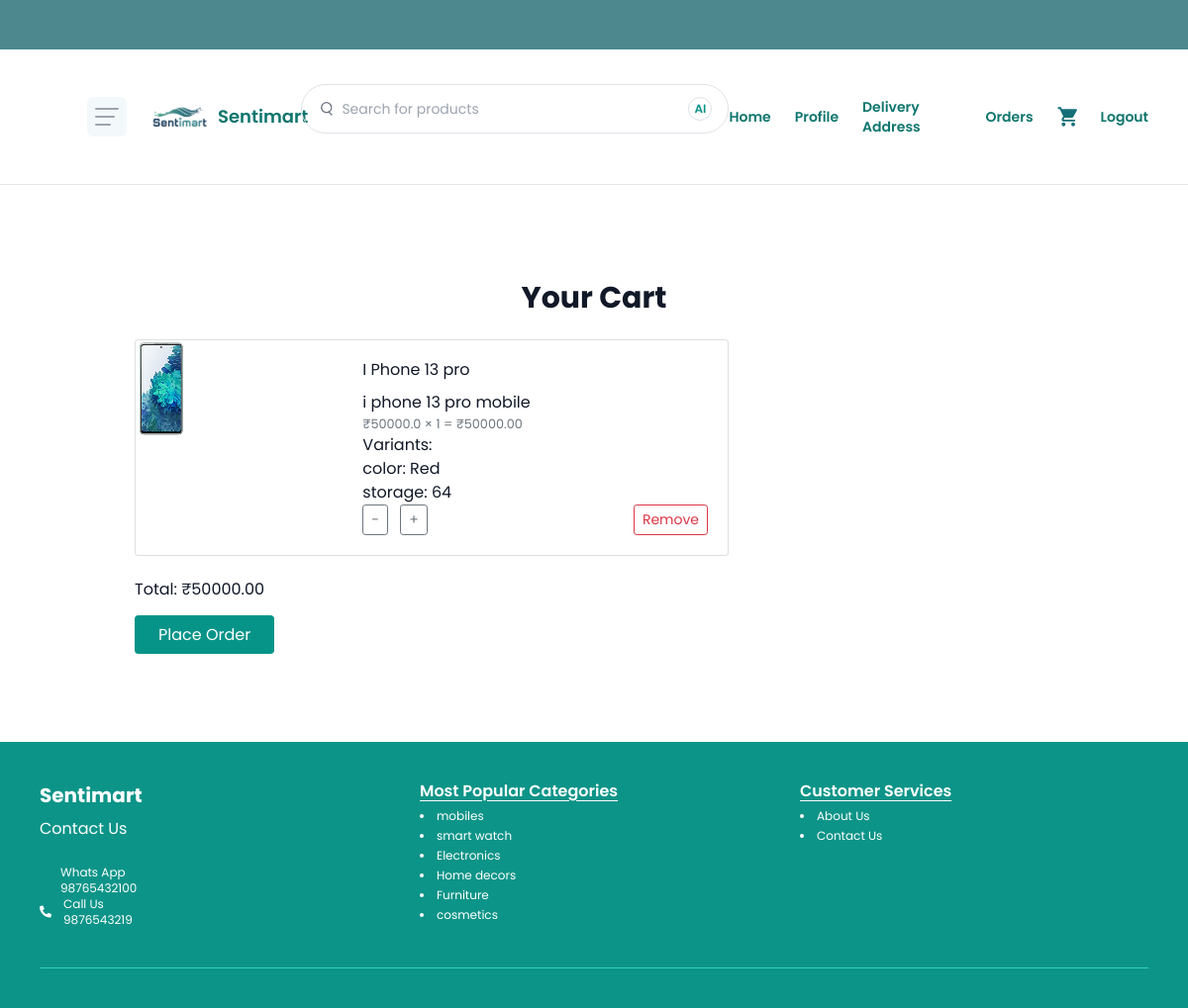
/buyer/cart/ (signed in), run on an earlier commit of the app's database.
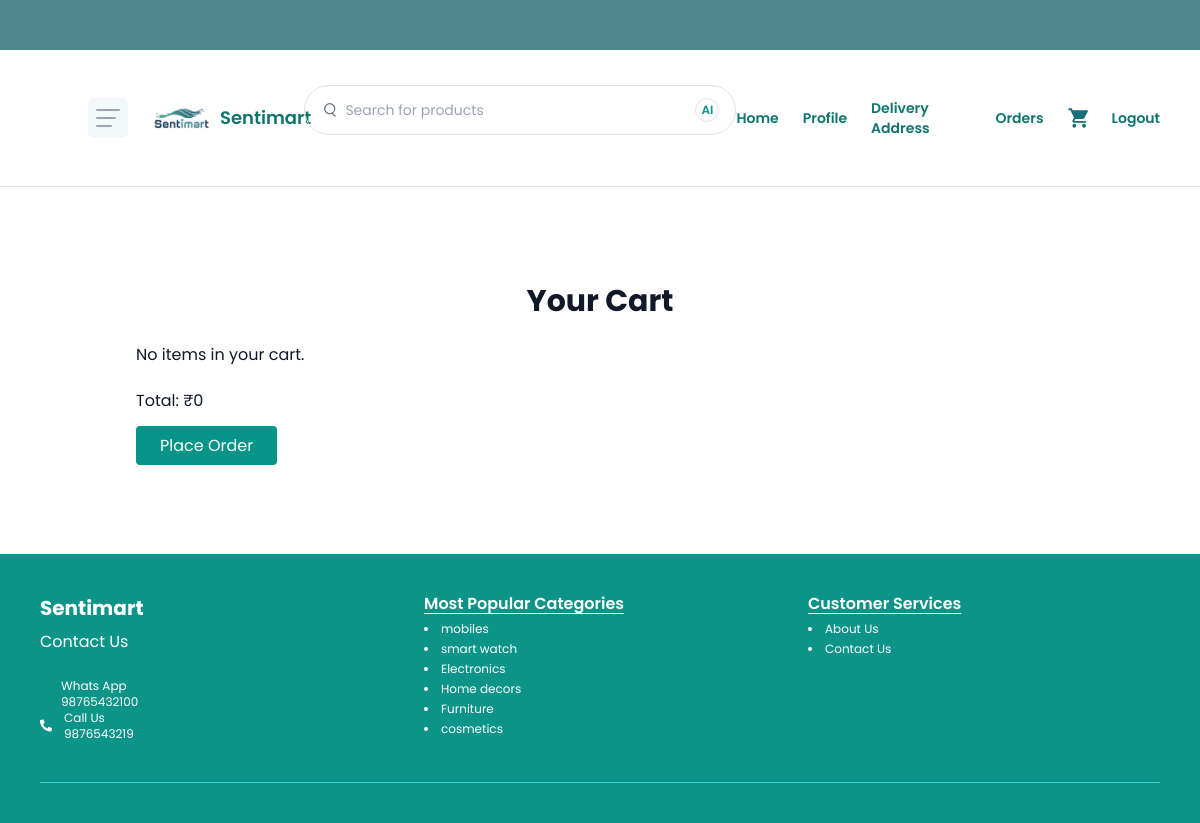
And on a later commit of the database.
### products/models.py (models this page shows, shortened)
class CartItem(models.Model):
    user = models.ForeignKey(settings.AUTH_USER_MODEL, on_delete=models.CASCADE)
    product = models.ForeignKey(Product, on_delete=models.CASCADE)
    variant = models.ForeignKey(ProductVariant, on_delete=models.CASCADE, null=True, blank=True)
    quantity = models.PositiveIntegerField(default=1)
    added_at = models.DateTimeField(auto_now_add=True)
    def total_price(self):
        return self.product.final_price() * self.quantity

class Product(models.Model):
    seller = models.ForeignKey(settings.AUTH_USER_MODEL, on_delete=models.CASCADE)
    category = models.ForeignKey(Category, on_delete=models.SET_NULL, related_name='products', null=True)
    sub_category = models.CharField(max_length=100)
    name = models.CharField(max_length=200)
    description = models.TextField()
    image = models.ImageField(upload_to='products/')
    brand_name = models.CharField(max_length=100)
    model_number = models.CharField(max_length=100)
    base_price = models.DecimalField(max_digits=10, decimal_places=2)
    discount = models.DecimalField(max_digits=10, decimal_places=2)
    stock = models.PositiveIntegerField(default=0)
    def final_price(self):
        return self.base_price - self.discount

class ProductAttributeValue(models.Model):
    attribute = models.ForeignKey(ProductAttribute, on_delete=models.CASCADE)
    value = models.CharField(max_length=100)
    def __str__(self):
        return f"{self.attribute.name}: {self.value}"

class ProductAttribute(models.Model):
    name = models.CharField(max_length=50)

### buyer/views.py (the view)
# urls.py: path('cart/', views.cart_view, name='cart'),
@login_required
@never_cache
def cart_view(request):
    cart_items = CartItem.objects.filter(user=request.user)
    total = sum(item.total_price() for item in cart_items)
    return render(request, 'buyer/cart.html', {'cart_items': cart_items, 'total': total})

### buyer/templatetags/custom_filters.py (called while the page is built)
@register.filter
def sub(value, arg):
    try:
        return float(value) - float(arg)
    except (ValueError, TypeError):
        return ''

### buyer/templates/buyer/cart.html (shortened to what this page needs)
{% extends './buyer_base.html' %}
{% load static %}
{% load custom_filters %}
{% block content %}
<div class="container my-5 p-12">
  <h2 class="mb-4 font-bold text-center text-3xl">Your Cart</h2>
  {% for item in cart_items %}
    <div class="card mb-3" style="max-width: 600px;">
      <div class="row g-0">
        <div class="col-md-4">
          {% if item.product.image %}
            <img src="{{ item.product.image.url }}" class="img-fluid rounded-start" alt="{{ item.product.name }}">
          {% else %}
            <img src="{% static 'default-product.png' %}" class="img-fluid rounded-start" alt="No image">
          {% endif %}
        </div>
        <div class="col-md-8">
          <div class="card-body">
            <h5 class="card-title">{{ item.product.name }}</h5>
            <p class="card-text">{{ item.product.description|truncatewords:20 }}</p>
            <p class="card-text">
              <small class="text-muted">₹{{ item.product.base_price|sub:item.product.discount  }} × <span id="quantity-{{ item.id }}">{{ item.quantity }}</span> = ₹{{ item.total_price }}</small>
            </p>
                         <p class="card-text">Variants:</p>
            <ul>
                {% for attribute in item.variant.attributes.all %}
                    <li>{{ attribute }}</li>
                {% endfor %}
            </ul>
            <div class="d-flex align-items-center justify-content-between">
                <div class="btns">
                    <button type="button" class="btn btn-outline-secondary btn-sm me-2" onclick="decreaseQuantity('{{ item.id }}')">-</button>
                    <button type="button" class="btn btn-outline-secondary btn-sm" onclick="increaseQuantity('{{ item.id }}')">+</button>
                </div>
              <a href="{% url 'remove_cart_item' item.id %}" class="btn btn-outline-danger btn-sm">Remove</a>
            </div>
          </div>
        </div>
      </div>
    </div>
  {% empty %}
    <p>No items in your cart.</p>
  {% endfor %}
  <h4 class="my-6">Total: ₹{{ total }}</h4>
  <a href="{% url 'place_order' %}" class="bg-[#079488] text-white px-4 py-2 rounded mt-4">Place Order</a>
</div>
{% endblock %}

What changed in the data, as far as the page shows it:
removed CartItem: product.image (picture), product.name "I Phone 13 pro", product.description "i phone 13 pro mobile", product.base_price|sub "50000.0", quantity "1", total_price "50000.00"
no longer on this page (row unchanged): ProductAttributeValue: attribute+value "color: Red"
no longer on this page (row unchanged): ProductAttributeValue: attribute+value "storage: 64"
Also different on the page:
{{ total }}: "50000.00" → "0"
text now shown: "No items in your cart."
